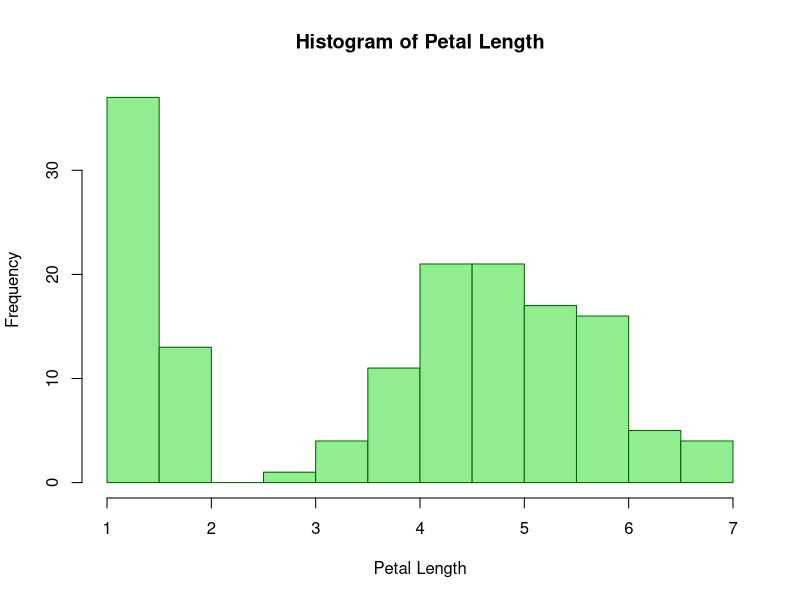

Write R code to recreate this figure.
data(iris) 
hist(iris$Petal.Length, 
main = "Histogram of Petal Length", 
     xlab = "Petal Length", 
     ylab = "Frequency", 
     col = "lightgreen", 
     border = "darkgreen")


data_mat <- matrix(c(70,50, 80,20,35,45),nrow = 3, byrow = TRUE)
rownames(data_mat) <- c("Clean","Fairly Clean","Dirty") 
colnames(data_mat) <- c("Clean Child","Dirty Child") 
print(data_mat)  
chi_test <- chisq.test(data_mat) 
cat("Chi-Square Test Result:\n") 
print(chi_test)
